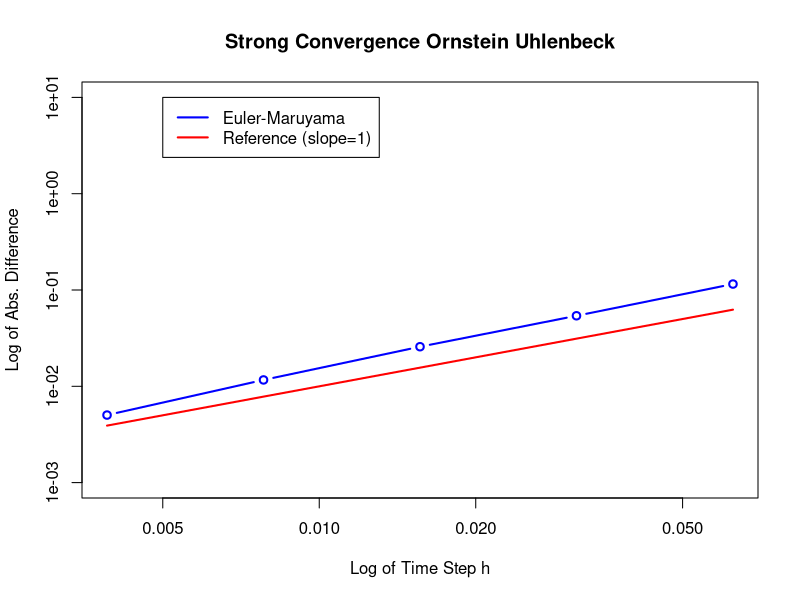
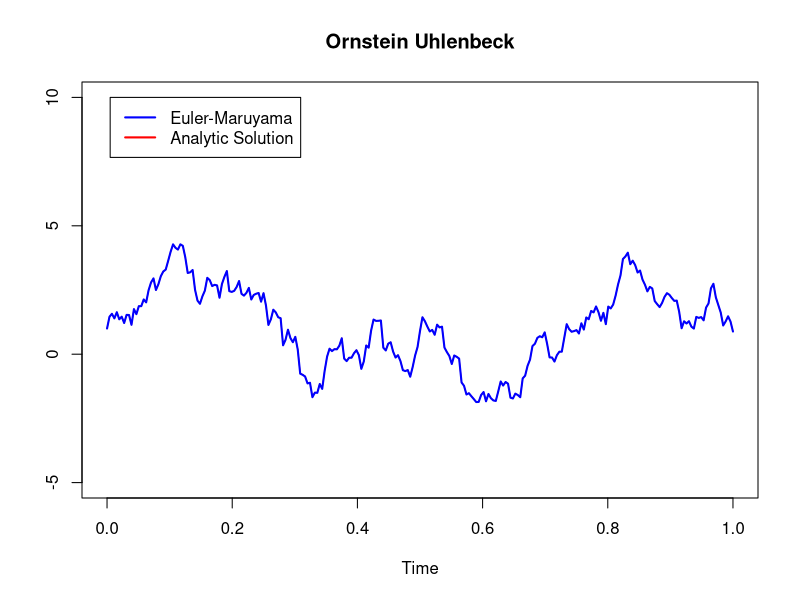

Source code (R) for these figures, in order:
theta = 2
mu    = 0.5
Xzero = 1
sigma = 5

################## PARTE I #########################
# Fazendo os gráficos dos erros
T  = 1
N  = 2**9 # number of discrete time steps
dt = T/N
M  = 2000 # number of repetitions
P  = 5
Xerr = matrix(rep(0,M*P),ncol=P)
for(s in 1:M)
{
    dW = sqrt(dt)*rnorm(N)
    WT = sum(sigma*exp(-theta*(T-seq(dt,T,dt))) %*% dW)
    
    # Analytic solution
    Xtrue = Xzero*exp(-theta*T) + mu*(1-exp(-theta*T)) + WT

    # Euler-Maruyama:
    for( p in 1:P )
    {
        R=2**p
        L=N/R
        Dt=R*dt
        Xem=Xzero
        for( j in 1:floor(L))
        {
            Winc= sum(dW[(R*(j-1)+1):(R*j)])
            Xem = Xem + theta*(mu-Xem)*Dt + sigma*Winc
        }
        Xerr[s,p]=abs(Xem-Xtrue)
    }
}

# Tirando a média do erro para cada p 
mXerr = colMeans(Xerr)

# Fazendo o gráfico
dts = c(dt*2**(1:P))
plot(dts,mXerr,main="Strong Convergence Ornstein Uhlenbeck",
     ylab="Log of Abs. Difference",
     xlab="Log of Time Step h",type="b",col="blue",lwd=2,ylim=c(0.001,10),log="xy")
lines(dts,dts^1,lwd=2,col="red")
legend(0.005, 1e+01, legend=c("Euler-Maruyama", "Reference (slope=1)"),
       col=c("blue", "red"), lty=1, lwd=2)

################## PARTE II #########################
# Fazendo os gráficos dos caminhos
p = 1
R=2**p
L=N/R
Dt=R*dt

set.seed(15) # Fazendo a semente ser 15 para dar sempre o mesmo caminho
time = seq(0,T,Dt)
dW = sqrt(dt)*rnorm(N)

# Analytic solution
XtrueV = rep(0,floor(L)+1)
XtrueV[1] = Xzero
for(j in 1:floor(L)){
    t = j*Dt
    WT = sum(sigma*exp(-theta*(t-seq(dt,t,dt))) %*% dW[0:(R*j)])
    XtrueV[j+1] = Xzero*exp(-theta*t) + mu*(1-exp(-theta*t)) + WT
}

# Euler-Maruyama:
XemV = rep(0,floor(L)+1)
XemV[1]=Xzero
for(j in 1:floor(L))
{
    Winc= sum(dW[(R*(j-1)+1):(R*j)])
    XemV[j+1] = XemV[j] + Dt*theta*(mu-XemV[j]) + sigma*Winc
}
plot(time,XtrueV,main="Ornstein Uhlenbeck",
    ylab="",xlab="Time",type="l",col="red",ylim=c(-5,10))
lines(time,XemV,type="l",lwd=2,col="blue")
legend(0.005,10, legend=c("Euler-Maruyama", "Analytic Solution"),
       col=c("blue", "red"), lty=1, lwd=2)
